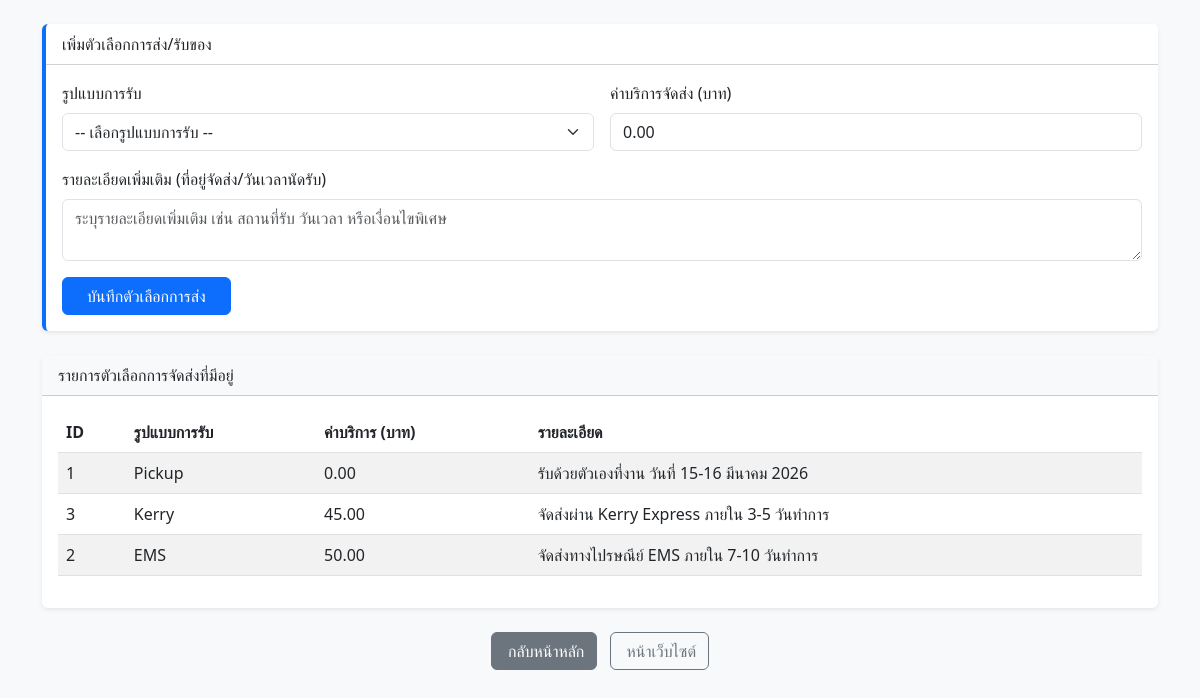
Before: /shipping_option_form.php with the older database file.
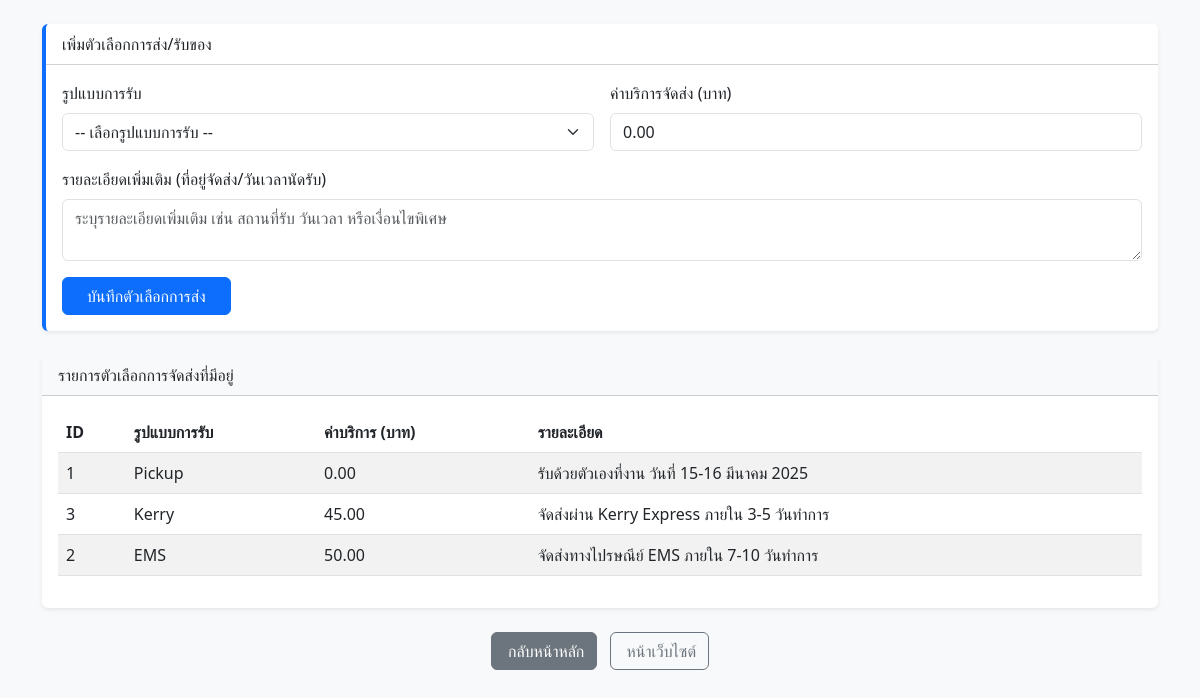
After: the same page with the newer database file.
### tables this page shows
CREATE TABLE IF NOT EXISTS SHIPPING_OPTION (
    shipping_id INT AUTO_INCREMENT PRIMARY KEY,
    type VARCHAR(50) NOT NULL,
    cost DECIMAL(6,2) NOT NULL DEFAULT 0.00,
    detail TEXT,
    created_at TIMESTAMP DEFAULT CURRENT_TIMESTAMP
);

### shipping_option_form.php (the view, shortened to what this page needs)
<?php require 'db.php'; ?>
<!DOCTYPE html>
<html lang="th">
<head>
    <link href="https://cdn.jsdelivr.net/npm/bootstrap@5.3.0/dist/css/bootstrap.min.css" rel="stylesheet">
</head>
<body class="bg-light">
    <div class="container mt-4">
        <div class="card border-0 shadow-sm border-start border-primary border-4">
            <div class="card-header bg-white">เพิ่มตัวเลือกการส่ง/รับของ</div>
            <div class="card-body">
                <form action="save_shipping.php" method="POST">
                    <div class="row g-3">
                        <div class="col-md-6">
                            <label class="form-label">รูปแบบการรับ</label>
                            <select name="type" class="form-select" required>
                                <option value="">-- เลือกรูปแบบการรับ --</option>
                            </select>
                        </div>
                        <div class="col-md-6">
                            <label class="form-label">ค่าบริการจัดส่ง (บาท)</label>
                            <input type="number" step="0.01" name="cost" class="form-control" value="0.00" min="0" required>
                        </div>
                        <div class="col-12">
                            <label class="form-label">รายละเอียดเพิ่มเติม (ที่อยู่จัดส่ง/วันเวลานัดรับ)</label>
                            <textarea name="detail" class="form-control" rows="2" placeholder="ระบุรายละเอียดเพิ่มเติม เช่น สถานที่รับ วันเวลา หรือเงื่อนไขพิเศษ"></textarea>
                        </div>
                    </div>
                    <button type="submit" class="btn btn-primary mt-3 px-4">บันทึกตัวเลือกการส่ง</button>
                </form>
            </div>
        </div>
        <div class="card border-0 shadow-sm mt-4">
            <div class="card-header bg-light">รายการตัวเลือกการจัดส่งที่มีอยู่</div>
            <div class="card-body">
                <div class="table-responsive">
                    <table class="table table-striped">
                        <thead>
                            <tr>
                                <th>ID</th>
                                <th>รูปแบบการรับ</th>
                                <th>ค่าบริการ (บาท)</th>
                                <th>รายละเอียด</th>
                            </tr>
                        </thead>
                        <tbody>
                            <?php
                            try {
                                $shippings = $pdo->query("SELECT * FROM SHIPPING_OPTION ORDER BY cost")->fetchAll();
                                foreach ($shippings as $ship) {
                                    echo "<tr>";
                                    echo "<td>{$ship['shipping_id']}</td>";
                                    echo "<td>{$ship['type']}</td>";
                                    echo "<td>" . number_format($ship['cost'], 2) . "</td>";
                                    echo "<td>" . ($ship['detail'] ?? '-') . "</td>";
                                    echo "</tr>";
                                }
                            } catch (PDOException $e) {
                                echo "<tr><td colspan='4' class='text-center text-muted'>ยังไม่มีข้อมูล</td></tr>";
                            }
                            ?>
                        </tbody>
                    </table>
                </div>
            </div>
        </div>
    </div>
    <div class="text-center mt-4 mb-4">
        <a href="admin_index.php" class="btn btn-secondary me-2"><i class="fa-solid fa-arrow-left me-1"></i>กลับหน้าหลัก</a>
        <a href="index.php" class="btn btn-outline-secondary"><i class="fa-solid fa-home me-1"></i>หน้าเว็บไซต์</a>
    </div>
</body>
</html>

Changed rows visible on the page:
changed shipping_option "Pickup": detail "รับด้วยตัวเองที่งาน วันที่ 15-16 มีนาคม 2026" → "รับด้วยตัวเองที่งาน วันที่ 15-16 มีนาคม 2025"
